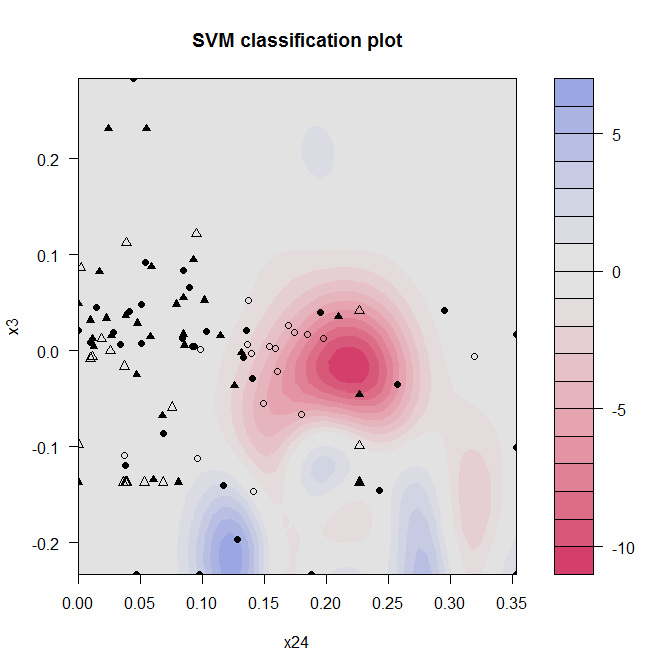

This chart was generated by the following R code:

# clear variables and close windows
rm(list = ls(all = TRUE))
graphics.off()

# install and load packages
libraries = c("kernlab", "tseries", "quadprog", "zoo")
lapply(libraries, function(x) if (!(x %in% installed.packages())) {
    install.packages(x)
})
lapply(libraries, library, quietly = TRUE, character.only = TRUE)

# load data and create an SVM classification model of type 'ksvm
G = read.matrix("Bankruptcy100by100noNA.txt", header = TRUE, sep = "")
bankmodel_draw = ksvm(G[, c(7, 28)], G[, c(3)], type = "C-svc", kernel = "rbfdot", 
    kpar = list(sigma = 1/0.5), C = 200)

# Print output of SVM
print(bankmodel_draw)

# Create plot of SVM classification model
plot(bankmodel_draw, data = G[, c(7, 28)]) 
